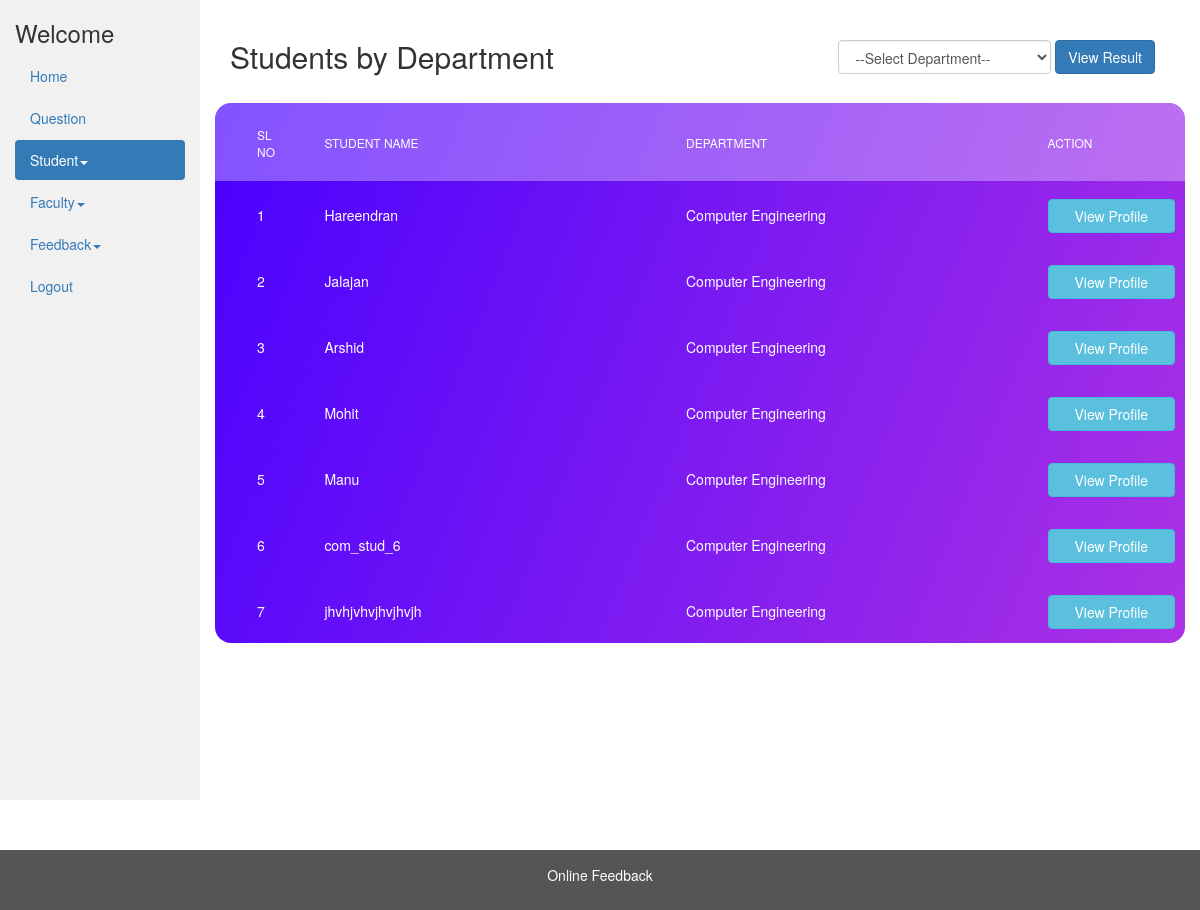
The app's page /admin/view_dep_students.php?department_id=1 with its own data.
### tables this page shows
CREATE TABLE IF NOT EXISTS `student` (
  `id` int(11) NOT NULL AUTO_INCREMENT,
  `name` char(40) NOT NULL,
  `gender` int(11) NOT NULL,
  `email` varchar(40) NOT NULL,
  `mobile` bigint(11) NOT NULL,
  `department_id` int(11) NOT NULL,
  `semester_id` int(10) NOT NULL,
  `image` varchar(50) NOT NULL DEFAULT '../img/no_image.jpg',
  `dob` date NOT NULL,
  `regid` int(11) NOT NULL,
  `feedback_submitted` int(11) NOT NULL DEFAULT 0,
  PRIMARY KEY (`id`),
  UNIQUE KEY `regid` (`regid`)
);

CREATE TABLE IF NOT EXISTS `department` (
  `id` int(11) NOT NULL,
  `name` varchar(250) NOT NULL,
  PRIMARY KEY (`id`)
);

### admin/view_dep_students.php (the view, shortened to what this page needs)
<?php
include_once '../database/dbconfig.php';
?>
<!DOCTYPE html>
<html lang="en">
<head>
  <link rel="stylesheet" href="../css/bootstrap-3.4.1.min.css">
  <link rel="stylesheet" type="text/css" href="../css/main.css" />
</head>
<body>
  <div class="container-fluid">
    <div class="row content">
      <div class="col-sm-2 sidenav">
                    <h3>Welcome
                    </h3>
                    <ul class="nav nav-pills nav-stacked">
                        <li><a href="admin_dashboard.php">Home</a></li>
                        <li><a href="view_questions.php">Question</a></li>
                        <li class="active">
                            <a href="#stud_sub-menu" data-toggle="collapse" data-parent="#main-menu">Student<span class="caret"></span></a>
                        </li>
                        <li>
                            <a href="#fac_sub-menu" data-toggle="collapse" data-parent="#main-menu">Faculty<span class="caret"></span></a>
                        </li>
                        <li>
                            <a href="#feedsub-menu" data-toggle="collapse" data-parent="#main-menu">Feedback<span class="caret"></span></a>
                        </li>
                        <li><a href="../logout.php">Logout</a></li>
                    </ul><br>
                </div>
      <div class="col-sm-10">
        <br />
        <div class="container-fluid">
          <div class="row">
            <div class="col-md-5"><h2>Students by Department</h2></div><br />
            <div class="col-md-7">
            <div class="pull-right">
          <form class="form-inline" method="get" action="view_dep_students.php">
              <div class="container-fluid ">
                <div class="form-group">
                  <select name="department_id" class="form-control" required="required">
                    <option value="">--Select Department--</option>
                  </select>
                  <input type="submit" class="btn btn-primary" value="View Result">
                </div>
            </div>
          </form>
        </div>
            </div>
          </div>
        </div>
        <br />
        <div class="table100 ver6 m-b-110">
          <table data-vertable="ver6" id="students">
            <thead>
              <tr class="row100 head">
                <th class="column100 column1" data-column="column1">
                  Sl No
                </th>
                <th class="column100 column2" data-column="column2">
                  Student Name
                </th>
                <th class="column100 column2" data-column="column2">
                  Department
                </th>
                <th class="column100 column3" data-column="column3">
                  Action
                </th>
              </tr>
            </thead>
            <tbody>
            <?php
            if(isset($_GET['department_id'])) {
                $sql = "SELECT * FROM student where department_id = ".$_GET['department_id'];
                $result = mysqli_query($conn, $sql);
                $count = 0;
                while ($rows = mysqli_fetch_array($result)) {
                    $count++;
            ?>
                <tr class="row100 data">
                    <td class="column100 column1 value" data-column="column1">
                    <?php echo $count; ?>
                    </td>
                    <td class="column100 column2 value" data-column="column2">
                    <?php echo $rows['name']; ?>
                    </td>
                    <td class="column100 column2 value" data-column="column2">
                    <?php
                            $dep_sql = "select * from department where id = " . $rows['department_id'];
                            $dep_result = mysqli_query($conn, $dep_sql);
                            $dep_row = mysqli_fetch_array($dep_result);
                            echo $dep_row['name']; ?>
                    </td>
                    <td class="column100 column3" data-column="column3">
                    <a class="btn btn-block btn-info"
                        href="view_student_profile.php?student_id=<?php echo $rows['id'] ?>">View Profile</a>
                    </td>
                </tr>
            <?php
                }
            }
            ?>
            </tbody>
          </table>
        </div>
      </div>
    </div>
  </div>
  <footer class="container-fluid" style="margin-top: 50px">
    <center>
      <p>Online Feedback</p>
    </center>
  </footer>
</body>
</html>

### css/main.css (style rules this page uses)
table { width: 100%; background-color: #fff; }
th, td { font-weight: unset; padding-right: 10px; }
.column100 { width: 130px; padding-left: 25px; }
.column100.column1 { width: 0px; padding-left: 42px; }
.column100.column2 { width: 300px; }
.row100.head th { padding-top: 24px; padding-bottom: 20px; }
.row100 td { padding-top: 18px; padding-bottom: 14px; }
.table100.ver6 { border-radius: 16px; overflow: hidden; background: #7918f2; background: -webkit-linear-gradient(-68deg, #ac32e4, #4801ff); background: -o-linear-gradient(-68deg, #ac32e4, #4801ff); background: -moz-linear-gradient(-68deg, #ac32e4, #4801ff); background: linear-gradient(-68deg, #ac32e4, #4801ff); }
.table100.ver6 table { background-color: transparent; }
.table100.ver6 td { font-size: 14px; color: #fff; line-height: 1.4; }
.table100.ver6 th { font-size: 12px; color: #fff; line-height: 1.4; text-transform: uppercase; background-color: rgba(255, 255, 255, 0.32); }

### admin/view_dep_students.php (style rules this page uses)
.row.content { height: 800px; }
.sidenav { background-color: #f1f1f1; height: 100%; }
footer { background-color: #555; color: white; padding: 15px; }

### records on screen
student: name "Hareendran", department.name "Computer Engineering"
student: name "Jalajan", department.name "Computer Engineering"
student: name "Arshid", department.name "Computer Engineering"
student: name "Mohit", department.name "Computer Engineering"
student: name "Manu", department.name "Computer Engineering"
student: name "com_stud_6", department.name "Computer Engineering"
student: name "jhvhjvhvjhvjhvjh", department.name "Computer Engineering"
